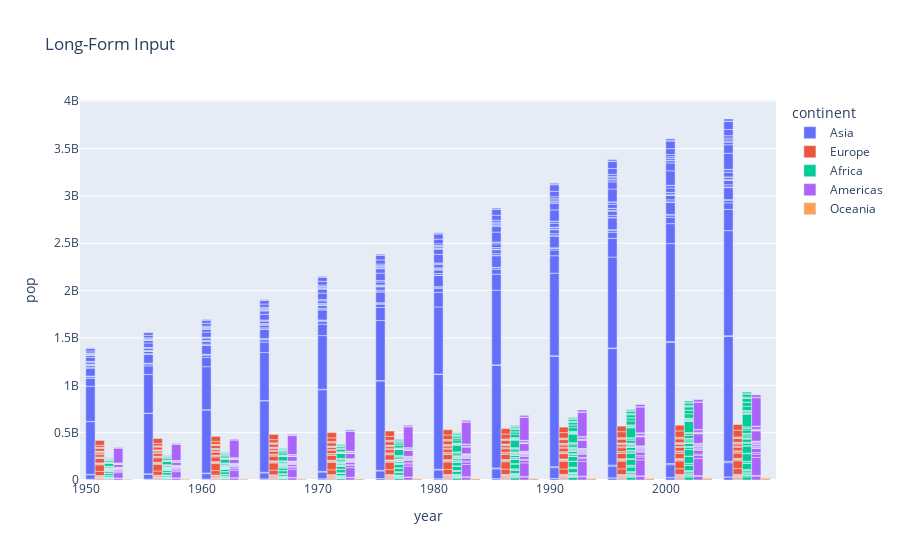

The notebook cell saved with this chart:
### Code cell
fig = px.bar(country_df[, x="year", y="pop", color="continent", title="Long-Form Input",barmode='group')
fig.show()

### Figure 1 — Plotly figure (JSON) as saved in the notebook; plotly's stock layout.template omitted (floating-point values rounded to 4 significant figures; data arrays with more than 128 entries replaced by an {"elided": "..."} marker saying what was removed)
{"data": [{"alignmentgroup": "True", "hovertemplate": "continent=Asia<br>year=%{x}<br>pop=%{y}<extra></extra>", "legendgroup": "Asia", "marker": {"color": "#636efa"}, "name": "Asia", "offsetgroup": "Asia", "orientation": "v", "showlegend": true, "textposition": "auto", "type": "bar", "x": {"elided": "396 int values"}, "xaxis": "x", "y": {"elided": "396 int values"}, "yaxis": "y"}, {"alignmentgroup": "True", "hovertemplate": "continent=Europe<br>year=%{x}<br>pop=%{y}<extra></extra>", "legendgroup": "Europe", "marker": {"color": "#EF553B"}, "name": "Europe", "offsetgroup": "Europe", "orientation": "v", "showlegend": true, "textposition": "auto", "type": "bar", "x": {"elided": "360 int values"}, "xaxis": "x", "y": {"elided": "360 int values"}, "yaxis": "y"}, {"alignmentgroup": "True", "hovertemplate": "continent=Africa<br>year=%{x}<br>pop=%{y}<extra></extra>", "legendgroup": "Africa", "marker": {"color": "#00cc96"}, "name": "Africa", "offsetgroup": "Africa", "orientation": "v", "showlegend": true, "textposition": "auto", "type": "bar", "x": {"elided": "624 int values"}, "xaxis": "x", "y": {"elided": "624 int values"}, "yaxis": "y"}, {"alignmentgroup": "True", "hovertemplate": "continent=Americas<br>year=%{x}<br>pop=%{y}<extra></extra>", "legendgroup": "Americas", "marker": {"color": "#ab63fa"}, "name": "Americas", "offsetgroup": "Americas", "orientation": "v", "showlegend": true, "textposition": "auto", "type": "bar", "x": {"elided": "300 int values"}, "xaxis": "x", "y": {"elided": "300 int values"}, "yaxis": "y"}, {"alignmentgroup": "True", "hovertemplate": "continent=Oceania<br>year=%{x}<br>pop=%{y}<extra></extra>", "legendgroup": "Oceania", "marker": {"color": "#FFA15A"}, "name": "Oceania", "offsetgroup": "Oceania", "orientation": "v", "showlegend": true, "textposition": "auto", "type": "bar", "x": [1952, 1957, 1962, 1967, 1972, 1977, 1982, 1987, 1992, 1997, 2002, 2007, 1952, 1957, 1962, 1967, 1972, 1977, 1982, 1987, 1992, 1997, 2002, 2007], "xaxis": "x", "y": [8691212, 9712569, 10794968, 11872264, 13177000, 14074100, 15184200, 16257249, 17481977, 18565243, 19546792, 20434176, 1994794, 2229407, 2488550, 2728150, 2929100, 3164900, 3210650, 3317166, 3437674, 3676187, 3908037, 4115771], "yaxis": "y"}], "layout": {"barmode": "group", "legend": {"title": {"text": "continent"}, "tracegroupgap": 0}, "title": {"text": "Long-Form Input"}, "xaxis": {"anchor": "y", "domain": [0, 1], "title": {"text": "year"}}, "yaxis": {"anchor": "x", "domain": [0, 1], "title": {"text": "pop"}}}}
